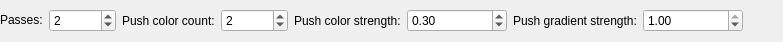
                 <widget class="QWidget" name="widget" native="true">
                  <property name="sizePolicy">
                   <sizepolicy hsizetype="Preferred" vsizetype="Fixed">
                    <horstretch>0</horstretch>
                    <verstretch>0</verstretch>
                   </sizepolicy>
                  </property>
                  <property name="maximumSize">
                   <size>
                    <width>16777215</width>
                    <height>42</height>
                   </size>
                  </property>
                  <layout class="QGridLayout" name="gridLayout_38">
                   <property name="leftMargin">
                    <number>0</number>
                   </property>
                   <property name="topMargin">
                    <number>0</number>
                   </property>
                   <property name="rightMargin">
                    <number>0</number>
                   </property>
                   <property name="bottomMargin">
                    <number>0</number>
                   </property>
                   <item row="0" column="4">
                    <widget class="QLabel" name="label_50">
                     <property name="sizePolicy">
                      <sizepolicy hsizetype="Fixed" vsizetype="Preferred">
                       <horstretch>0</horstretch>
                       <verstretch>0</verstretch>
                      </sizepolicy>
                     </property>
                     <property name="toolTip">
                      <string>Strength for pushing color,range 0 to 1,higher for thinner.</string>
                     </property>
                     <property name="text">
                      <string>Push color strength:</string>
                     </property>
                    </widget>
                   </item>
                   <item row="0" column="7">
                    <widget class="QDoubleSpinBox" name="doubleSpinBox_PushGradientStrength_Anime4K">
                     <property name="sizePolicy">
                      <sizepolicy hsizetype="Preferred" vsizetype="Fixed">
                       <horstretch>0</horstretch>
                       <verstretch>0</verstretch>
                      </sizepolicy>
                     </property>
                     <property name="minimumSize">
                      <size>
                       <width>100</width>
                       <height>0</height>
                      </size>
                     </property>
                     <property name="maximum">
                      <double>1.000000000000000</double>
                     </property>
                     <property name="singleStep">
                      <double>0.100000000000000</double>
                     </property>
                     <property name="value">
                      <double>1.000000000000000</double>
                     </property>
                    </widget>
                   </item>
                   <item row="0" column="3">
                    <widget class="QSpinBox" name="spinBox_PushColorCount_Anime4K">
                     <property name="sizePolicy">
                      <sizepolicy hsizetype="Preferred" vsizetype="Fixed">
                       <horstretch>0</horstretch>
                       <verstretch>0</verstretch>
                      </sizepolicy>
                     </property>
                     <property name="minimum">
                      <number>1</number>
                     </property>
                     <property name="maximum">
                      <number>999999999</number>
                     </property>
                     <property name="value">
                      <number>2</number>
                     </property>
                    </widget>
                   </item>
                   <item row="0" column="5">
                    <widget class="QDoubleSpinBox" name="doubleSpinBox_PushColorStrength_Anime4K">
                     <property name="sizePolicy">
                      <sizepolicy hsizetype="Preferred" vsizetype="Fixed">
                       <horstretch>0</horstretch>
                       <verstretch>0</verstretch>
                      </sizepolicy>
                     </property>
                     <property name="minimumSize">
                      <size>
                       <width>100</width>
                       <height>0</height>
                      </size>
                     </property>
                     <property name="maximum">
                      <double>1.000000000000000</double>
                     </property>
                     <property name="singleStep">
                      <double>0.100000000000000</double>
                     </property>
                     <property name="value">
                      <double>0.300000000000000</double>
                     </property>
                    </widget>
                   </item>
                   <item row="0" column="0">
                    <widget class="QLabel" name="label_48">
                     <property name="sizePolicy">
                      <sizepolicy hsizetype="Fixed" vsizetype="Fixed">
                       <horstretch>0</horstretch>
                       <verstretch>0</verstretch>
                      </sizepolicy>
                     </property>
                     <property name="toolTip">
                      <string>Passes for processing.</string>
                     </property>
                     <property name="text">
                      <string>Passes:</string>
                     </property>
                    </widget>
                   </item>
                   <item row="0" column="1">
                    <widget class="QSpinBox" name="spinBox_Passes_Anime4K">
                     <property name="sizePolicy">
                      <sizepolicy hsizetype="Preferred" vsizetype="Fixed">
                       <horstretch>0</horstretch>
                       <verstretch>0</verstretch>
                      </sizepolicy>
                     </property>
                     <property name="minimum">
                      <number>1</number>
                     </property>
                     <property name="maximum">
                      <number>999999999</number>
                     </property>
                     <property name="value">
                      <number>2</number>
                     </property>
                    </widget>
                   </item>
                   <item row="0" column="6">
                    <widget class="QLabel" name="label_51">
                     <property name="sizePolicy">
                      <sizepolicy hsizetype="Fixed" vsizetype="Preferred">
                       <horstretch>0</horstretch>
                       <verstretch>0</verstretch>
                      </sizepolicy>
                     </property>
                     <property name="toolTip">
                      <string>Strength for pushing gradient,range 0 to 1,higher for sharper.</string>
                     </property>
                     <property name="text">
                      <string>Push gradient strength:</string>
                     </property>
                    </widget>
                   </item>
                   <item row="0" column="2">
                    <widget class="QLabel" name="label_49">
                     <property name="sizePolicy">
                      <sizepolicy hsizetype="Fixed" vsizetype="Preferred">
                       <horstretch>0</horstretch>
                       <verstretch>0</verstretch>
                      </sizepolicy>
                     </property>
                     <property name="toolTip">
                      <string>Limit the number of color pushes.</string>
                     </property>
                     <property name="text">
                      <string>Push color count:</string>
                     </property>
                    </widget>
                   </item>
                   <item row="0" column="8">
                    <spacer name="horizontalSpacer_47">
                     <property name="orientation">
                      <enum>Qt::Horizontal</enum>
                     </property>
                     <property name="sizeHint" stdset="0">
                      <size>
                       <width>40</width>
                       <height>20</height>
                      </size>
                     </property>
                    </spacer>
                   </item>
                  </layout>
                 </widget>
